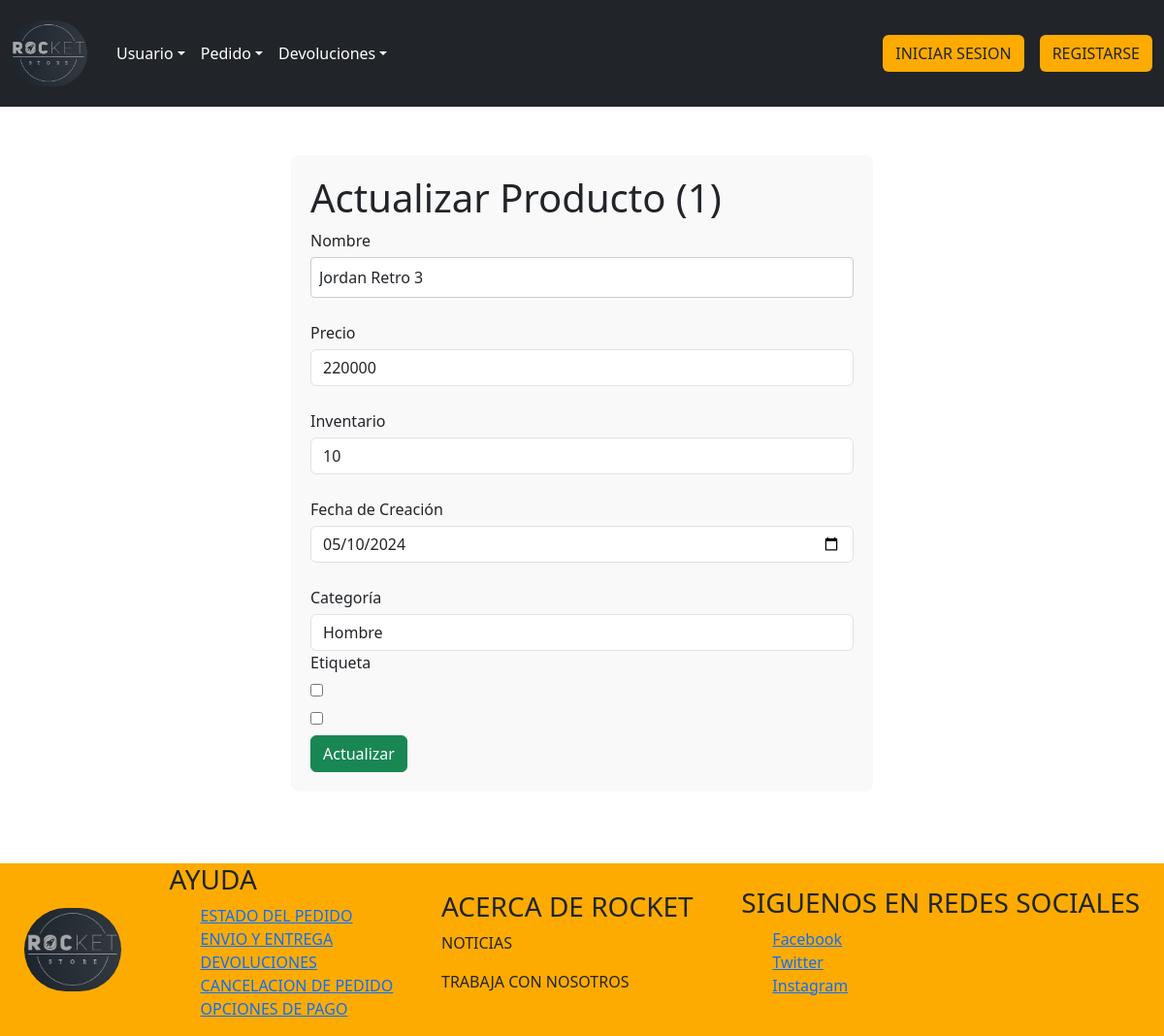
Page /productos_formulario_editar/1 on the committed database.
### tienda/models.py (models this page shows, shortened)
class Producto(models.Model):
	nombre = models.CharField(max_length=254, unique=True)
	precio = models.IntegerField()
	inventario = models.IntegerField()
	fecha_creacion = models.DateField()
	categoria = models.ForeignKey(CategoriaEtiqueta,on_delete=models.CASCADE)
	foto = models.ImageField(upload_to="fotos_productos/", default="fotos_productos/default.png")

class CategoriaEtiqueta(models.Model):
	nombre = models.CharField(max_length=254, unique=True)

class ProductoSubCategoria(models.Model):
	id_producto = models.ForeignKey(Producto, on_delete=models.DO_NOTHING)
	id_sub_categoria_etiqueta = models.ForeignKey(SubCategoriaEtiqueta, on_delete=models.DO_NOTHING)

### tienda/views.py (the view)
# urls.py: path("productos_formulario_editar/<int:id>", views.productos_formulario_editar, name="productos_formulario_editar"),
def productos_formulario_editar(request, id):
	q = Producto.objects.get(pk=id)
	c = CategoriaEtiqueta.objects.all()
	e = ProductoSubCategoria.objects.all()
	contexto = {"data": q, "categoria": c, "etiqueta":e}
	return render(request, "tienda/productos/productos_formulario_editar.html", contexto)

### tienda/templates/tienda/productos/productos_formulario_editar.html (shortened to what this page needs)
{% extends 'tienda/inicio/base.html' %}
{% load static %}
{% block contenedor %}
<div class="container">
    <h1 class="titul">Actualizar Producto ({{ data.id }})</h1>
    <form action="{% url 'productos_actualizar' %}" method="post">
        <label >Nombre</label>
        <input class="form-control" type="text" name="nombre" value="{{ data.nombre }}" /><br>
        <label >Precio</label>
        <input class="form-control" type="number" name="precio" value="{{ data.precio }}" /><br>
        <label >Inventario</label>
        <input class="form-control" type="number" name="inventario" value="{{ data.inventario }}" /><br>
        <label >Fecha de Creación</label>
        <input class="form-control" type="date" name="fecha_creacion" value="{{ data.fecha_creacion|date:'Y-m-d' }}" /><br>
        <label >Categoría</label>
        <select class="form-control" name="categoria">
            {% for c in categoria %}
                <option value="{{ c.id }}" {% if data.categoria.id == c.id %}selected{% endif %}>{{ c.nombre }}</option>
            {% endfor %}
        </select>
        <label >Etiqueta</label>
        {% for e in etiqueta %}
        <div>
            <input class="" type="checkbox" name="etiqueta" value="{{ e.id }}">
        </div>
        {% endfor %}
        <button type="submit" class="btn btn-success">Actualizar</button>
    </form>
</div>
{% endblock %}

### tienda/static/tienda/css/devoluciones.css (style rules this page uses)
.container { max-width: 600px; margin: 50px auto; padding: 20px; background-color: #f9f9f9; border-radius: 8px; }
label { display: block; margin-bottom: 5px; }
input[type="text"], input[type="email"], input[type="tel"], textarea { width: 100%; padding: 8px; border: 1px solid #ccc; border-radius: 4px; }
button { background-color: #4caf50; color: #fff; border: none; padding: 10px 20px; border-radius: 4px; cursor: pointer; }

### rows in the picture
Producto: id "1", nombre "Jordan Retro 3", precio "220000", inventario "10", fecha_creacion "05/10/2024", categoria "Hombre"
